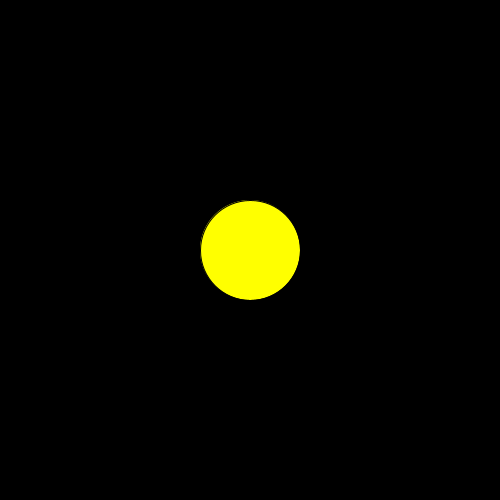
Frame 1 (no input)
Frame 60 (the mouse pressed at the canvas centre just before this capture): identical to frame 1, image omitted
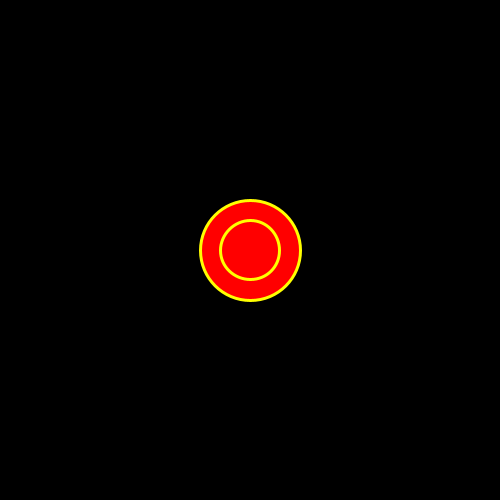
Frame 120 (the mouse held since frame 60 and released just before this capture)

The Processing sketch that drew these frames (run headless with seeded random() and noise(); from frame 60 on, the mouse is pressed at the canvas centre):

// Processing sketch: ex13_project_01
// ── ex13_project_01.pde
// 본문 코드: 마우스가 원 객체 안에 들어가면 링이 생성되어 점점 커짐

Circle c;

void setup() {
  size(500, 500);
  c = new Circle();
}

void draw() {
  background(0);
  c.display();
  c.move();
  c.check(mouseX, mouseY);
}

// 클래스 코드

class Circle {
  boolean on;
  color c;
  float x, y, d, dd;

  Circle() {
    on = false;
    c = color(255, 255, 0);
    x = width/2;
    y = height/2;
    d = 100;
    dd = 1;
  }

  void display() {
    fill(c);
    ellipse(x, y, d, d);
    if (on) {
      noFill();
      stroke(255, 255, 0);
      strokeWeight(3);
      ellipse(x, y, dd, dd);
    }
  }

  void move() {
    if (on) {
      dd++;
      if (dd > width) {
        dd = 1;
      }
    }
  }

  void check(float xx, float yy) {
    float distance = dist(x, y, xx, yy);
    if (distance < d/2) {
      on = true;
      c = color(255, 0, 0);
    } else {
      on = false;
      c = color(255, 255, 0);
      dd = 1;
    }
  }
}
